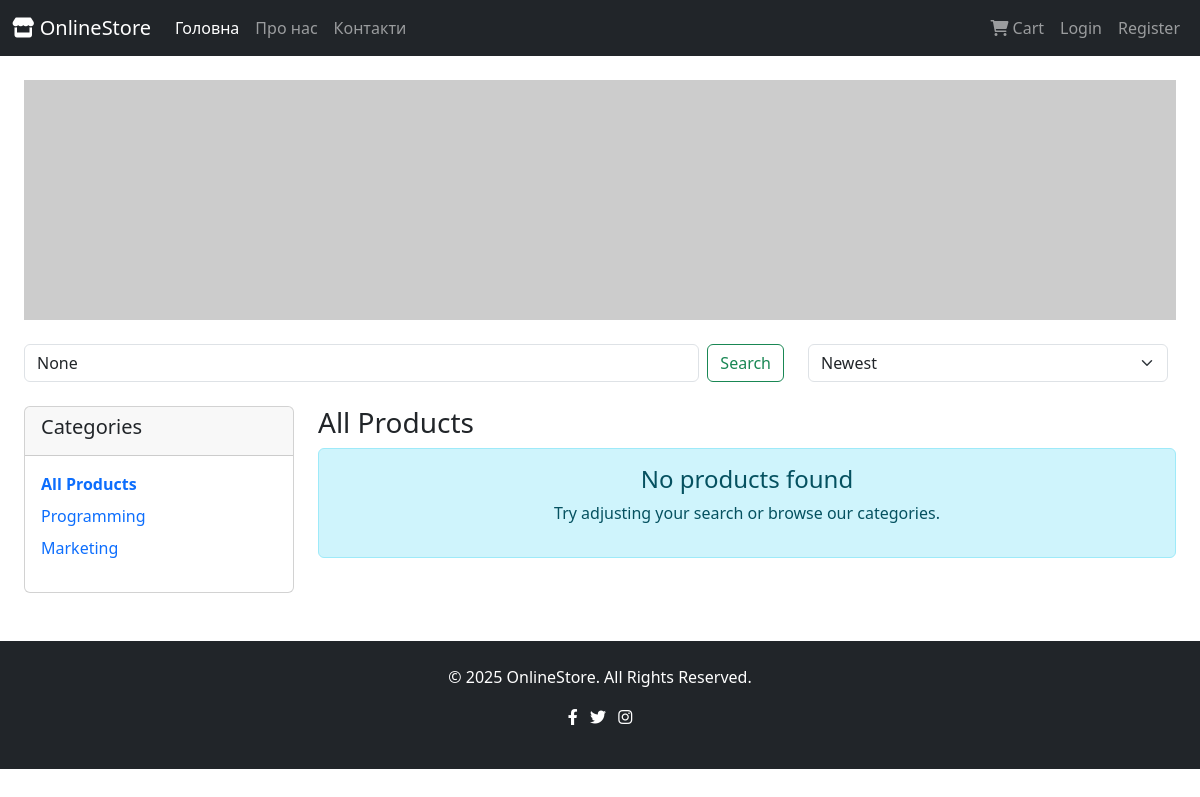
The app's page /, older data.
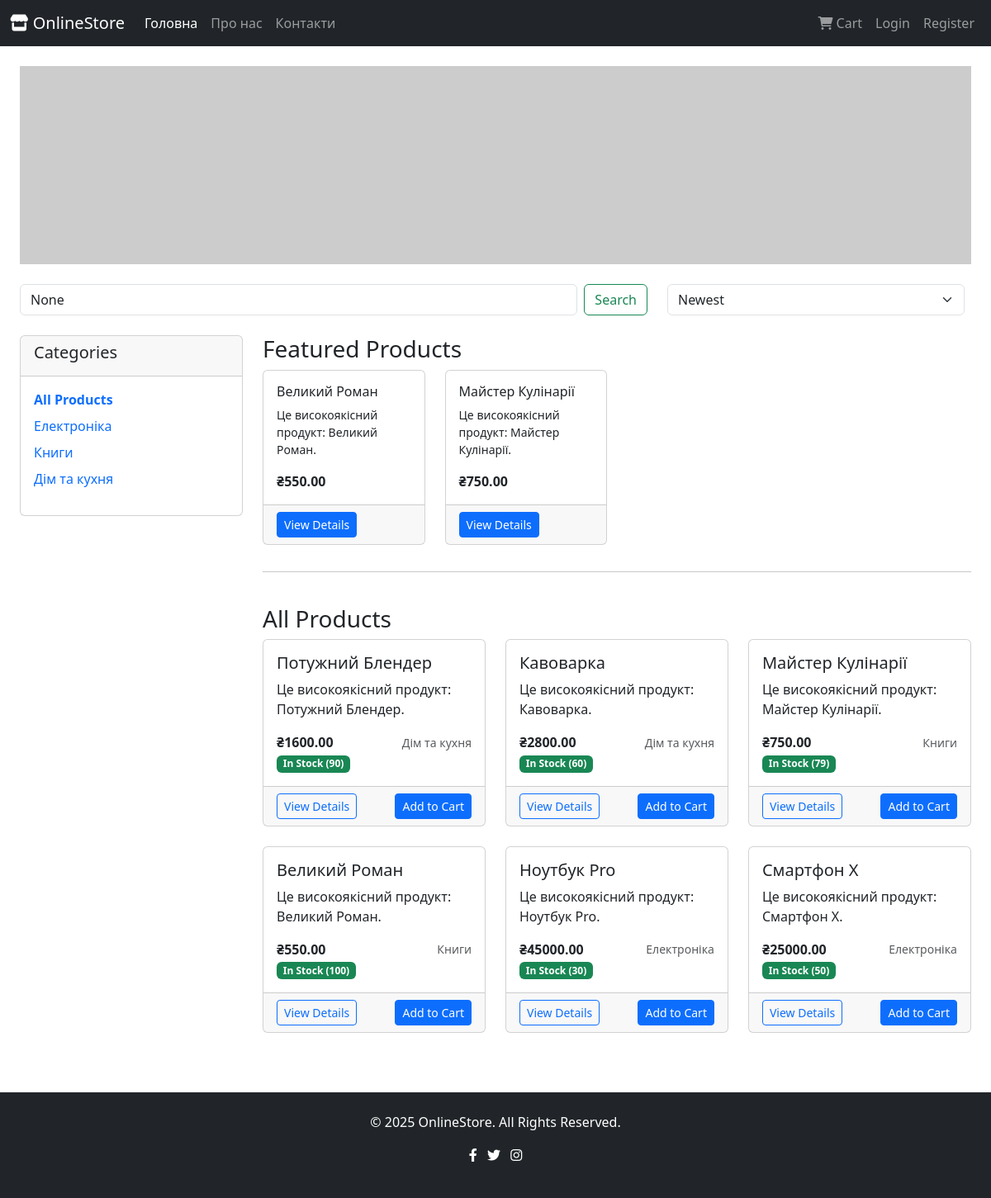
The same page, newer data.
### shop/models.py (models this page shows, shortened)
class Category(models.Model):
    title = models.CharField(max_length=255)
    description = models.TextField(blank=True)
    image = models.ImageField(upload_to='categories/', blank=True, null=True)
    created_at = models.DateTimeField(default=timezone.now)
    class Meta:
        verbose_name_plural = "Categories"

class Product(models.Model):
    title = models.CharField(max_length=300)
    description = models.TextField()
    price = models.DecimalField(max_digits=10, decimal_places=2)
    discount_price = models.DecimalField(max_digits=10, decimal_places=2, blank=True, null=True)
    stock_quantity = models.IntegerField(default=0)
    image = models.ImageField(upload_to='products/')
    category = models.ForeignKey(Category, on_delete=models.CASCADE)
    is_active = models.BooleanField(default=True)
    featured = models.BooleanField(default=False)
    weight = models.DecimalField(max_digits=5, decimal_places=2, blank=True, null=True)
    dimensions = models.CharField(max_length=100, blank=True)
    created_at = models.DateTimeField(default=timezone.now)
    updated_at = models.DateTimeField(auto_now=True)
    @property
    def is_on_sale(self):
        return self.discount_price is not None
    @property
    def in_stock(self):
        return self.stock_quantity > 0

### shop/views.py (the view)
# urls.py: path('', include(api.urls), name='index')
def index(request):
    products = Product.objects.filter(is_active=True)
    categories = Category.objects.all()
    category_id = request.GET.get('category')
    if category_id:
        products = products.filter(category_id=category_id)
    search_query = request.GET.get('search')
    if search_query:
        products = products.filter(
            Q(title__icontains=search_query) |
            Q(description__icontains=search_query)
        )
    sort_by = request.GET.get('sort', 'created_at')
    if sort_by == 'price_low':
        products = products.order_by('price')
    elif sort_by == 'price_high':
        products = products.order_by('-price')
    elif sort_by == 'name':
        products = products.order_by('title')
    else:
        products = products.order_by('-created_at')
    paginator = Paginator(products, 12)
    page_number = request.GET.get('page')
    page_obj = paginator.get_page(page_number)
    featured_products = Product.objects.filter(featured=True, is_active=True)[:4]
    context = {
        'page_obj': page_obj,
        'categories': categories,
        'featured_products': featured_products,
        'current_category': category_id,
        'search_query': search_query,
        'sort_by': sort_by,
    }
    return render(request, 'shop/products.html', context)

### templates/shop/products.html (shortened to what this page needs)
{% extends 'base.html' %}
{% block content %}
<div class="container-fluid">
    <div class="row mb-4">
        <div class="col-12 text-center">
            <img src="https://placehold.co/1200x250/0D6EFD/FFFFFF/png?text=Welcome+to+Our+Store\nDiscover+amazing+products+at+great+prices"
                 alt="Welcome to Our Store"
                 class="img-fluid"
                 width="1200"
                 height="250">
        </div>
    </div>
    <div class="row mb-4">
        <div class="col-md-8">
            <form method="GET" class="d-flex">
                <input class="form-control me-2" type="search" name="search" placeholder="Search products..." value="{{ search_query }}">
                <button class="btn btn-outline-success" type="submit">Search</button>
            </form>
        </div>
        <div class="col-md-4">
            <form method="GET" class="d-flex">
                <select name="sort" class="form-select me-2" onchange="this.form.submit()">
                    <option value="created_at" {% if sort_by == 'created_at' %}selected{% endif %}>Newest</option>
                </select>
            </form>
        </div>
    </div>
    <div class="row">
        <div class="col-md-3">
            <div class="card">
                <div class="card-header">
                    <h5>Categories</h5>
                </div>
                <div class="card-body">
                    <ul class="list-unstyled">
                        <li><a href="{% url 'shop:index' %}" class="text-decoration-none {% if not current_category %}fw-bold{% endif %}">All Products</a></li>
                        {% for category in categories %}
                        <li class="mt-2">
                            <a href="?category={{ category.id }}" class="text-decoration-none {% if current_category == category.id|stringformat:'s' %}fw-bold{% endif %}">
                                {{ category.title }}
                            </a>
                        </li>
                        {% endfor %}
                    </ul>
                </div>
            </div>
        </div>
        <div class="col-md-9">
            {% if featured_products and not search_query and not current_category %}
            <div class="row mb-4">
                <div class="col-12">
                    <h3>Featured Products</h3>
                    <div class="row">
                        {% for product in featured_products %}
                        <div class="col-md-3 mb-3">
                            <div class="card h-100">
                                <div class="card-body d-flex flex-column">
                                    <h6 class="card-title">{{ product.title|truncatechars:30 }}</h6>
                                    <p class="card-text small">{{ product.description|truncatechars:60 }}</p>
                                    <div class="mt-auto">
                                        {% if product.is_on_sale %}
                                        <span class="text-muted text-decoration-line-through">₴{{ product.price }}</span>
                                        <span class="text-danger fw-bold">₴{{ product.discount_price }}</span>
                                        {% else %}
                                        <span class="fw-bold">₴{{ product.price }}</span>
                                        {% endif %}
                                    </div>
                                </div>
                                <div class="card-footer">
                                    <a href="{% url 'shop:product_detail' product.id %}" class="btn btn-primary btn-sm">View Details</a>
                                </div>
                            </div>
                        </div>
                        {% endfor %}
                    </div>
                    <hr>
                </div>
            </div>
            {% endif %}
            <div class="row">
                <div class="col-12">
                    <h3>
                        {% if search_query %}
                            Search Results for "{{ search_query }}"
                        {% elif current_category %}
                            {% for category in categories %}
                                {% if category.id|stringformat:'s' == current_category %}
                                    {{ category.title }}
                                {% endif %}
                            {% endfor %}
                        {% else %}
                            All Products
                        {% endif %}
                    </h3>
                </div>
            </div>
            <div class="row">
                {% for product in page_obj %}
                <div class="col-md-4 mb-4">
                    <div class="card h-100">
                        <div class="card-body d-flex flex-column">
                            <h5 class="card-title">{{ product.title|truncatechars:40 }}</h5>
                            <p class="card-text">{{ product.description|truncatechars:100 }}</p>
                            <div class="mt-auto">
                                <div class="d-flex justify-content-between align-items-center">
                                    <div>
                                        {% if product.is_on_sale %}
                                        <span class="text-muted text-decoration-line-through">₴{{ product.price }}</span>
                                        <span class="text-danger fw-bold">₴{{ product.discount_price }}</span>
                                        {% else %}
                                        <span class="fw-bold">₴{{ product.price }}</span>
                                        {% endif %}
                                    </div>
                                    <small class="text-muted">{{ product.category.title }}</small>
                                </div>
                                {% if not product.in_stock %}
                                <span class="badge bg-danger">Out of Stock</span>
                                {% else %}
                                <span class="badge bg-success">In Stock ({{ product.stock_quantity }})</span>
                                {% endif %}
                            </div>
                        </div>
                        <div class="card-footer">
                            <div class="d-flex justify-content-between">
                                <a href="{% url 'shop:product_detail' product.id %}" class="btn btn-outline-primary btn-sm">View Details</a>
                                {% if product.in_stock %}
                                <form method="post" action="{% url 'shop:add_to_cart' product.id %}" class="d-inline">
                                    <button type="submit" class="btn btn-primary btn-sm">Add to Cart</button>
                                </form>
                                {% endif %}
                            </div>
                        </div>
                    </div>
                </div>
                {% empty %}
                <div class="col-12">
                    <div class="alert alert-info text-center">
                        <h4>No products found</h4>
                        <p>Try adjusting your search or browse our categories.</p>
                    </div>
                </div>
                {% endfor %}
            </div>
        </div>
    </div>
</div>
{% endblock %}

### templates/base.html (shortened to what this page needs)
<!DOCTYPE html>
<html lang="en">
<head>
    <link href="https://cdn.jsdelivr.net/npm/bootstrap@5.3.3/dist/css/bootstrap.min.css" rel="stylesheet">
    <link rel="stylesheet" href="https://cdnjs.cloudflare.com/ajax/libs/font-awesome/6.0.0-beta3/css/all.min.css">
</head>
<body>
    <nav class="navbar navbar-expand-lg navbar-dark bg-dark">
        <div class="container-fluid">
            <a class="navbar-brand" href="{% url 'shop:index' %}">
                <i class="fas fa-store"></i> OnlineStore
            </a>
            <div class="collapse navbar-collapse" id="navbarNav">
                <ul class="navbar-nav me-auto mb-2 mb-lg-0">
                    <li class="nav-item">
                        <a class="nav-link active" aria-current="page" href="{% url 'shop:index' %}">Головна</a>
                    </li>
                    <li class="nav-item">
                        <a class="nav-link" href="{% url 'shop:about' %}">Про нас</a>
                    </li>
                    <li class="nav-item">
                        <a class="nav-link" href="{% url 'shop:contact' %}">Контакти</a>
                    </li>
                </ul>
                <ul class="navbar-nav">
                    <li class="nav-item">
                        <a class="nav-link" href="{% url 'shop:cart' %}">
                            <i class="fas fa-shopping-cart"></i> Cart
                        </a>
                    </li>
                    {% if user.is_authenticated %}
                    <li class="nav-item dropdown">
                        <a class="nav-link dropdown-toggle" href="#" id="navbarDropdown" role="button" data-bs-toggle="dropdown" aria-expanded="false">
                            <i class="fas fa-user"></i> {{ user.username }}
                        </a>
                        <ul class="dropdown-menu dropdown-menu-end" aria-labelledby="navbarDropdown">
                            <li><a class="dropdown-item" href="{% url 'shop:order_history' %}">Order History</a></li>
                            <li><a class="dropdown-item" href="{% url 'shop:wishlist' %}">Wishlist</a></li>
                            <li><hr class="dropdown-divider"></li>
                            <li><a class="dropdown-item" href="{% url 'logout' %}">Logout</a></li>
                        </ul>
                    </li>
                    {% else %}
                    <li class="nav-item">
                        <a class="nav-link" href="{% url 'login' %}">Login</a>
                    </li>
                    <li class="nav-item">
                        <a class="nav-link" href="{% url 'register' %}">Register</a>
                    </li>
                    {% endif %}
                </ul>
            </div>
        </div>
    </nav>
    <main class="container-fluid my-4">
        {% block content %}{% endblock %}
    </main>
    <footer class="bg-dark text-white mt-5 p-4 text-center">
        <div class="container">
            <p>&copy; {% now "Y" %} OnlineStore. All Rights Reserved.</p>
            <p>
                <a href="#" class="text-white me-2"><i class="fab fa-facebook-f"></i></a>
                <a href="#" class="text-white me-2"><i class="fab fa-twitter"></i></a>
                <a href="#" class="text-white"><i class="fab fa-instagram"></i></a>
            </p>
        </div>
    </footer>
</body>
</html>

Row changes from the older to the newer data that the page shows:
removed Category: title "Programming"
removed Category: title "Marketing"
added Category: title "Електроніка"
added Category: title "Книги"
added Category: title "Дім та кухня"
added Product: title "Великий Роман", description "Це високоякісний продукт: Великий Роман.", price "550.00", category "Книги", stock_quantity "100", shows "Add to Cart"
added Product: title "Майстер Кулінарії", description "Це високоякісний продукт: Майстер Кулінарії.", price "750.00", category "Книги", stock_quantity "79", shows "Add to Cart"
added Product: title "Потужний Блендер", description "Це високоякісний продукт: Потужний Блендер.", price "1600.00", category "Дім та кухня", stock_quantity "90", shows "Add to Cart", shown under "All Products"
added Product: title "Кавоварка", description "Це високоякісний продукт: Кавоварка.", price "2800.00", category "Дім та кухня", stock_quantity "60", shows "Add to Cart", shown under "All Products"
added Product: title "Ноутбук Pro", description "Це високоякісний продукт: Ноутбук Pro.", price "45000.00", category "Електроніка", stock_quantity "30", shows "Add to Cart", shown under "All Products"
added Product: title "Смартфон X", description "Це високоякісний продукт: Смартфон X.", price "25000.00", category "Електроніка", stock_quantity "50", shows "Add to Cart", shown under "All Products"
Text that changed along with them:
text no longer shown: "No products found Try adjusting your search or browse our categories."
text now shown: "Featured Products"
